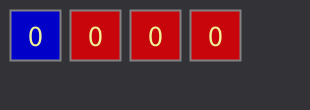
Frame 1 (no input)
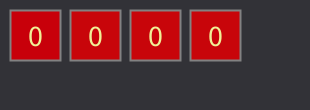
Frame 60 (the mouse pressed at the canvas centre just before this capture)
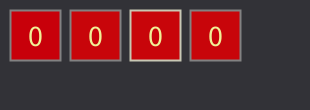
Frame 120 (the mouse held since frame 60 and released just before this capture)

The Processing sketch that drew these frames (run headless with seeded random() and noise(); from frame 60 on, the mouse is pressed at the canvas centre):

// Processing sketch: processing_136120
// ── processing_136120.pde

int AnzahlRechtecke=5;
 
ClickableRect[] Reschtecke=new ClickableRect[AnzahlRechtecke];
 
void setup(){
  size(310,110);
  for(int index=0;index<AnzahlRechtecke;index++){
      Reschtecke[index]=new ClickableRect(10+60*index,10,50,50);
  }
  Reschtecke[AnzahlRechtecke-1].setColor(200,120,140);
  }
 
void draw(){
  background(50,50,55);
  
  
 
    for (int i=0; i<AnzahlRechtecke-1;i++){
      Reschtecke[i].draw();
     for(int j=i+1;j<AnzahlRechtecke;j++){
      if(Reschtecke[i].counter==Reschtecke[j].counter){
        Reschtecke[i].setColor(200,0,10);
        Reschtecke[j].setColor(200,5,10);
       }else{
        Reschtecke[i].setColor(0,200,10);
        Reschtecke[j].setColor(5,200,10);
      }
    }
  }
}

void mouseClicked(){
  for(int index=0;index<AnzahlRechtecke;index++){
      if(Reschtecke[index].mouseOver()){
          Reschtecke[index].countClick();
      }
  }
}
 
class ClickableRect{
  int x0,y0,w,h;
  int counter=0;
  color hinterGrundFarbe=color(0,0,200);
   
  public ClickableRect(int x,int y,int newWidth, int newHeight){
    w=newWidth;
    h=newHeight;
    setPosition(x,y);
  }
   
  public void setPosition(int x,int y){
    x0=x;
    y0=y;
  }
   
  public void setColor(int r,int g,int b){
      hinterGrundFarbe=color(r,g,b);
  }
   
  public void draw(){
    fill(hinterGrundFarbe);
    strokeWeight(2);
    if(mouseOver()){
      stroke(200,200,180);
    }else{
      stroke(130,130,130);
    }
    rect(x0,y0,w,h);
    fill(240,240,150);
    textSize(30);
    textAlign(CENTER,CENTER);
    text(counter,x0+w/2,y0+h/2);
  }
  public boolean mouseOver(){
    if(mouseX>=x0&&mouseX<x0+h&&mouseY>=y0&&mouseY<y0+h){
      return true;
    }else{
      return false;
    }
  }
  public void countClick(){
    counter++;
  }
}
